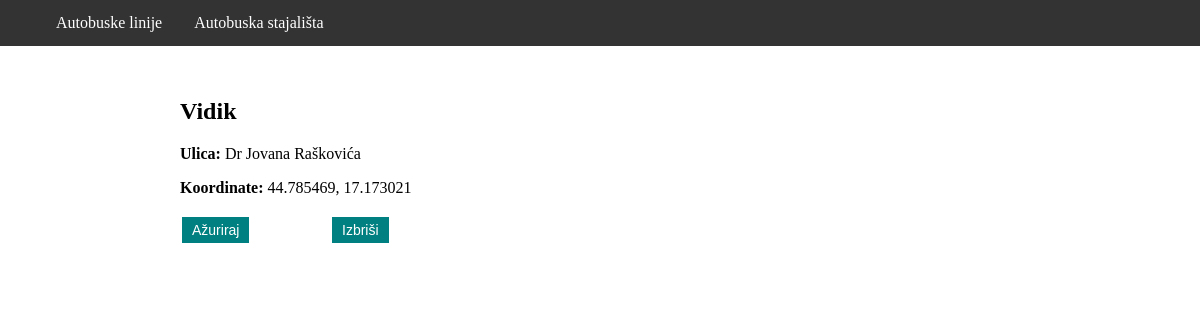
/autobuske_linije/stajalista/1/, run on the app's committed database.
### autobuske_linije/models.py (models this page shows, shortened)
class Stajaliste(models.Model):
    naziv      = models.CharField(max_length=100)
    ulica      = models.CharField(max_length=100)
    geoSirina  = models.DecimalField(max_digits=8, decimal_places=6, blank=True, null=True)
    geoDuzina  = models.DecimalField(max_digits=9, decimal_places=6, blank=True, null=True)
    def get_coordinates(self):
        if self.geoSirina != None and self.geoDuzina != None:
            return str(self.geoSirina) + ', ' + str(self.geoDuzina)

### autobuske_linije/views.py (the view)
# urls.py: path('stajalista/<int:pk>/', views.StajalisteDetailView.as_view(), name='stajaliste_detail'),
class StajalisteDetailView(DetailView):
    template_name = 'autobuske_linije/stajaliste_detail.html'
    queryset = Stajaliste.objects.all()

### autobuske_linije/templates/autobuske_linije/stajaliste_detail.html
{% extends "autobuske_linije/base.html" %}
{% block content %}
<h2>{{ object.naziv }}</h2>
<p><strong>Ulica:</strong> {{ object.ulica }}</p>
<p><strong>Koordinate:</strong> {{ object.get_coordinates|default_if_none:""  }}</p>
<div style="width:400px;">
	<form action="/autobuske_linije/stajalista/{{ object.id }}/update/">{% csrf_token %}
		<div style="float: left; width: 50px">
			<input type='submit' class="button" value='Ažuriraj'/>
		</div>
	</form>
    <div style="float: right; width: 250px">
        <form action="/autobuske_linije/stajalista/{{ object.id }}/delete/">{% csrf_token %}
			<input type='submit' class="button" value='Izbriši'/>
		</form>
    </div>
</div>
{% endblock %}

### autobuske_linije/templates/autobuske_linije/base.html (style rules this page uses)
body { padding-top: 70px; margin-left: auto; margin-right: auto; }
.button { background-color: #008080; border: none; color: white; padding: 5px 10px; text-align: center; text-decoration: none; display: inline-block; font-size: 14px; margin: 4px 2px; cursor: pointer; }

### data on the page
Stajaliste: naziv "Vidik", ulica "Dr Jovana Raškovića", get_coordinates "44.785469, 17.173021"
